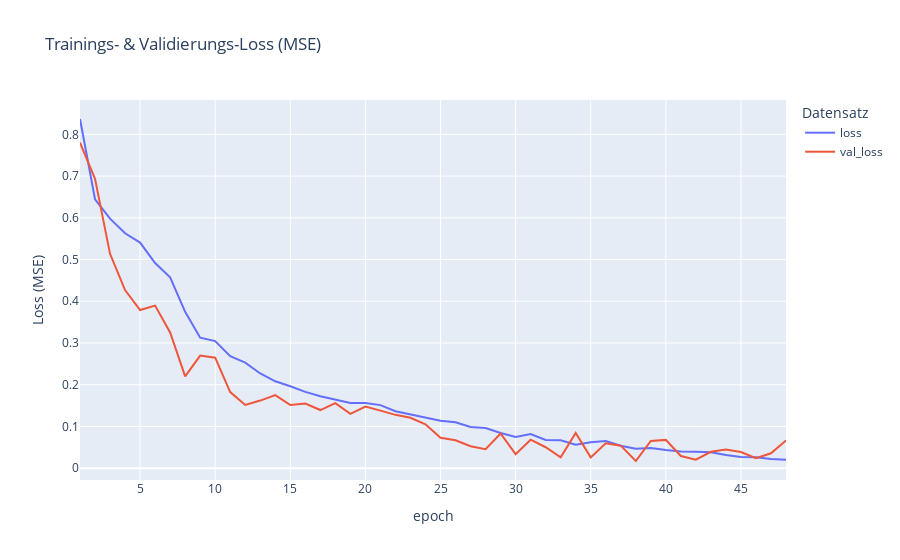
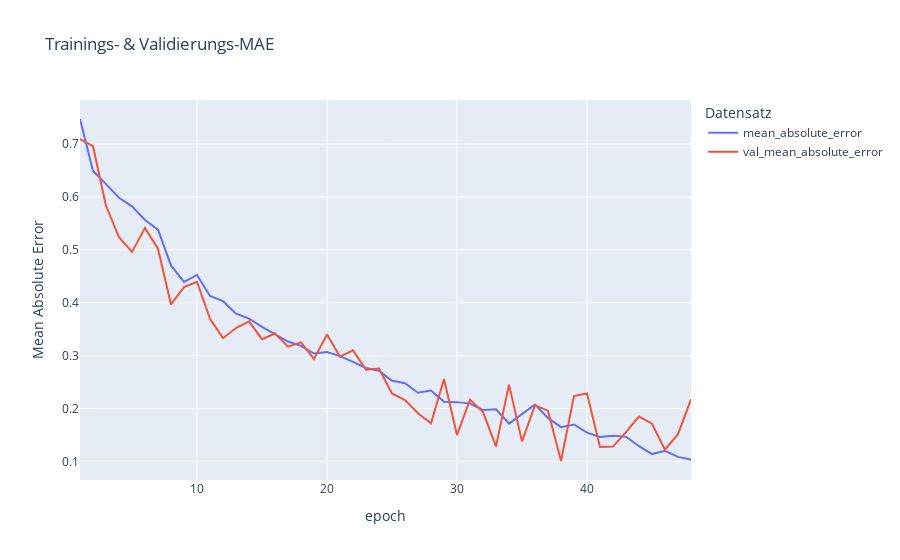

Notebook code for these charts, in order:
### Code cell
# VISUALISIERUNG DES TRAININGSVERLAUFS

# Erstelle einen DataFrame aus der Trainingshistorie
history_df = pd.DataFrame(history.history)
history_df["epoch"] = history_df.index + 1

# Plotte die Loss (Mean Squared Error)
fig_loss = px.line(
    history_df,
    x="epoch",
    y=["loss", "val_loss"],
    title="Trainings- & Validierungs-Loss (MSE)",
    labels={"value": "Loss (MSE)", "variable": "Datensatz"},
)
fig_loss.show()

# Plotte die Metrik (Mean Absolute Error)
fig_mae = px.line(
    history_df,
    x="epoch",
    y=["mean_absolute_error", "val_mean_absolute_error"],
    title="Trainings- & Validierungs-MAE",
    labels={"value": "Mean Absolute Error", "variable": "Datensatz"},
)
fig_mae.show()

### Figure 1 — Plotly figure (JSON) as saved in the notebook; plotly's stock layout.template omitted (floating-point values rounded to 4 significant figures)
{"data": [{"hovertemplate": "Datensatz=loss<br>epoch=%{x}<br>Loss (MSE)=%{y}<extra></extra>", "legendgroup": "loss", "line": {"color": "#636efa", "dash": "solid"}, "marker": {"symbol": "circle"}, "mode": "lines", "name": "loss", "orientation": "v", "showlegend": true, "type": "scatter", "x": [1, 2, 3, 4, 5, 6, 7, 8, 9, 10, 11, 12, 13, 14, 15, 16, 17, 18, 19, 20, 21, 22, 23, 24, 25, 26, 27, 28, 29, 30, 31, 32, 33, 34, 35, 36, 37, 38, 39, 40, 41, 42, 43, 44, 45, 46, 47, 48], "xaxis": "x", "y": [0.8368, 0.6444, 0.5979, 0.5629, 0.5407, 0.4916, 0.4573, 0.3747, 0.3127, 0.3045, 0.2684, 0.2529, 0.227, 0.2082, 0.1963, 0.1829, 0.1726, 0.1652, 0.1561, 0.1563, 0.1512, 0.1366, 0.1293, 0.1223, 0.1136, 0.11, 0.09868, 0.09609, 0.08427, 0.07464, 0.08203, 0.06776, 0.06702, 0.05604, 0.06194, 0.06506, 0.05377, 0.04684, 0.04826, 0.04351, 0.03997, 0.03926, 0.03828, 0.03174, 0.02691, 0.02646, 0.02232, 0.02014], "yaxis": "y"}, {"hovertemplate": "Datensatz=val_loss<br>epoch=%{x}<br>Loss (MSE)=%{y}<extra></extra>", "legendgroup": "val_loss", "line": {"color": "#EF553B", "dash": "solid"}, "marker": {"symbol": "circle"}, "mode": "lines", "name": "val_loss", "orientation": "v", "showlegend": true, "type": "scatter", "x": [1, 2, 3, 4, 5, 6, 7, 8, 9, 10, 11, 12, 13, 14, 15, 16, 17, 18, 19, 20, 21, 22, 23, 24, 25, 26, 27, 28, 29, 30, 31, 32, 33, 34, 35, 36, 37, 38, 39, 40, 41, 42, 43, 44, 45, 46, 47, 48], "xaxis": "x", "y": [0.7804, 0.6936, 0.5137, 0.4268, 0.379, 0.3896, 0.3254, 0.2199, 0.2698, 0.2648, 0.1824, 0.1516, 0.162, 0.1752, 0.1512, 0.1548, 0.1394, 0.1557, 0.1303, 0.1478, 0.1379, 0.1278, 0.1209, 0.105, 0.07276, 0.06709, 0.05268, 0.04563, 0.08313, 0.03364, 0.06825, 0.05021, 0.02614, 0.08439, 0.0259, 0.0599, 0.05399, 0.01724, 0.06528, 0.06784, 0.02909, 0.02052, 0.03933, 0.04502, 0.03888, 0.02411, 0.03584, 0.06626], "yaxis": "y"}], "layout": {"legend": {"title": {"text": "Datensatz"}, "tracegroupgap": 0}, "title": {"text": "Trainings- & Validierungs-Loss (MSE)"}, "xaxis": {"anchor": "y", "domain": [0, 1], "title": {"text": "epoch"}}, "yaxis": {"anchor": "x", "domain": [0, 1], "title": {"text": "Loss (MSE)"}}}}

### Figure 2 — Plotly figure (JSON) as saved in the notebook; plotly's stock layout.template omitted (floating-point values rounded to 4 significant figures)
{"data": [{"hovertemplate": "Datensatz=mean_absolute_error<br>epoch=%{x}<br>Mean Absolute Error=%{y}<extra></extra>", "legendgroup": "mean_absolute_error", "line": {"color": "#636efa", "dash": "solid"}, "marker": {"symbol": "circle"}, "mode": "lines", "name": "mean_absolute_error", "orientation": "v", "showlegend": true, "type": "scatter", "x": [1, 2, 3, 4, 5, 6, 7, 8, 9, 10, 11, 12, 13, 14, 15, 16, 17, 18, 19, 20, 21, 22, 23, 24, 25, 26, 27, 28, 29, 30, 31, 32, 33, 34, 35, 36, 37, 38, 39, 40, 41, 42, 43, 44, 45, 46, 47, 48], "xaxis": "x", "y": [0.7473, 0.6492, 0.6243, 0.5986, 0.5822, 0.5564, 0.5384, 0.4706, 0.4396, 0.4526, 0.413, 0.4031, 0.3795, 0.3701, 0.3546, 0.3412, 0.3269, 0.3186, 0.304, 0.3071, 0.2993, 0.2882, 0.2768, 0.2718, 0.2528, 0.2481, 0.23, 0.2343, 0.2131, 0.2123, 0.2095, 0.1976, 0.1989, 0.1718, 0.1897, 0.2075, 0.1824, 0.165, 0.17, 0.1546, 0.1464, 0.149, 0.147, 0.129, 0.1141, 0.1203, 0.1088, 0.1041], "yaxis": "y"}, {"hovertemplate": "Datensatz=val_mean_absolute_error<br>epoch=%{x}<br>Mean Absolute Error=%{y}<extra></extra>", "legendgroup": "val_mean_absolute_error", "line": {"color": "#EF553B", "dash": "solid"}, "marker": {"symbol": "circle"}, "mode": "lines", "name": "val_mean_absolute_error", "orientation": "v", "showlegend": true, "type": "scatter", "x": [1, 2, 3, 4, 5, 6, 7, 8, 9, 10, 11, 12, 13, 14, 15, 16, 17, 18, 19, 20, 21, 22, 23, 24, 25, 26, 27, 28, 29, 30, 31, 32, 33, 34, 35, 36, 37, 38, 39, 40, 41, 42, 43, 44, 45, 46, 47, 48], "xaxis": "x", "y": [0.7091, 0.6959, 0.5833, 0.5238, 0.4962, 0.5412, 0.5021, 0.397, 0.4296, 0.4398, 0.3699, 0.3332, 0.3524, 0.365, 0.3313, 0.3419, 0.317, 0.3251, 0.294, 0.3401, 0.2981, 0.3102, 0.2735, 0.2759, 0.2286, 0.2163, 0.1912, 0.1722, 0.2558, 0.1501, 0.217, 0.1935, 0.1286, 0.2454, 0.1381, 0.2061, 0.1961, 0.1011, 0.2239, 0.2286, 0.1277, 0.1283, 0.1557, 0.1851, 0.1716, 0.1226, 0.1517, 0.2173], "yaxis": "y"}], "layout": {"legend": {"title": {"text": "Datensatz"}, "tracegroupgap": 0}, "title": {"text": "Trainings- & Validierungs-MAE"}, "xaxis": {"anchor": "y", "domain": [0, 1], "title": {"text": "epoch"}}, "yaxis": {"anchor": "x", "domain": [0, 1], "title": {"text": "Mean Absolute Error"}}}}
